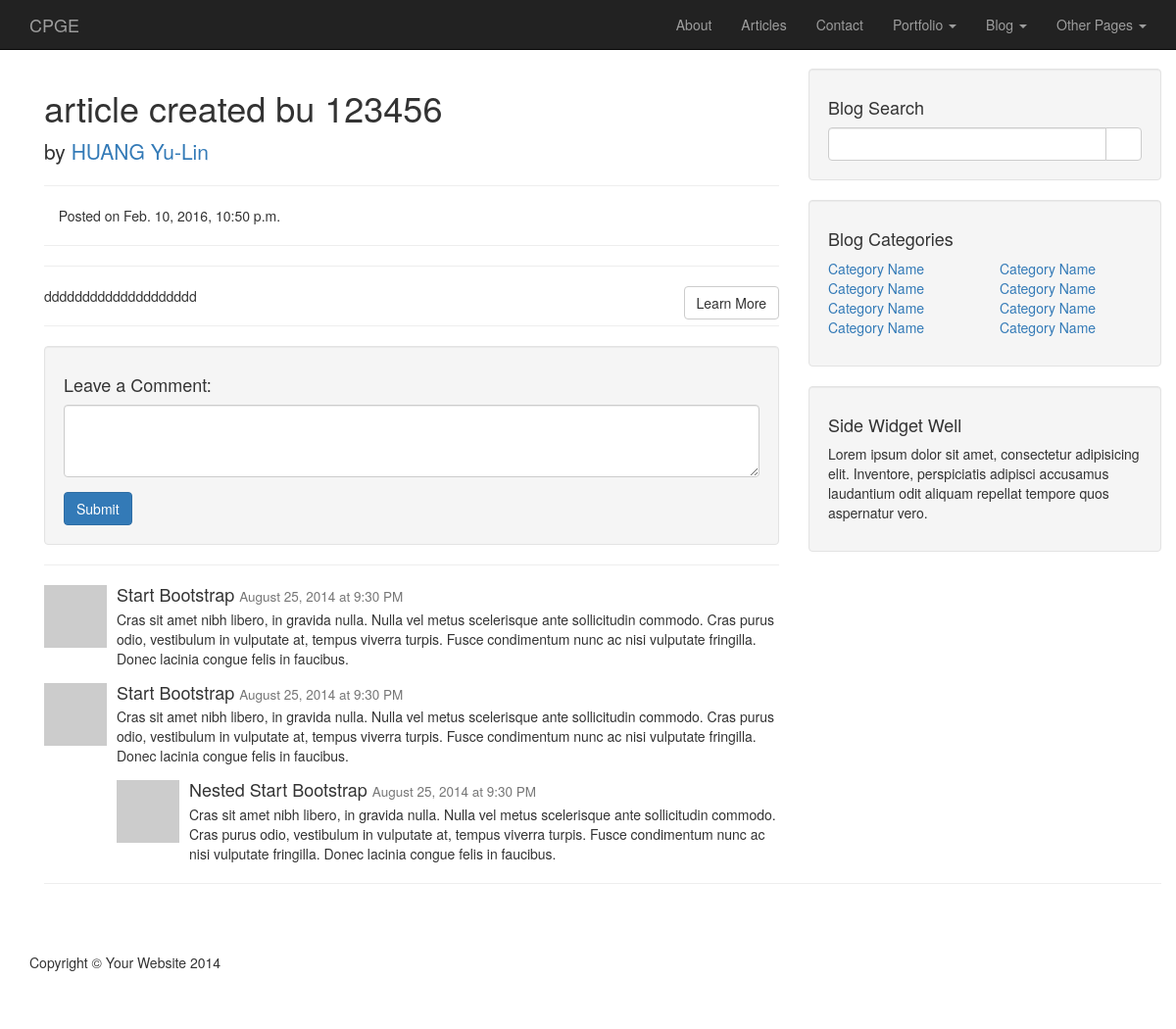
Screenshot of /article/2/ with the database file from the repository.
### reco/models.py (models this page shows, shortened)
class Article(models.Model):
    title = models.CharField(max_length=128)
    author = models.ForeignKey(UserProfile)
    content = models.TextField(null=True)
    date = models.DateTimeField(auto_now_add=True, auto_now=False)

class UserProfile(models.Model):
    user = models.OneToOneField(User)
    blog = models.URLField(blank=True)
    name = models.CharField(max_length = 128, blank = True)

### cpge_tw/views.py (the view)
# urls.py: url(r'^article/(?P<articleID>[0-9]*)/$',views.article, name='article'),
def article(request,articleID):
    article_dict = {}
    try:
        article = Article.objects.get(id=articleID)
        article_dict['article'] = article
    except Article.DoesNotExist:
        pass
    return render(request, 'cpge_tw/article.html', article_dict)

### templates/cpge_tw/article.html (shortened to what this page needs)
{% extends 'article-base.html' %}
{% block article_content %}
    <h1>{{article.title}}</h1>
    <p class="lead">
        by <a href="#">{{article.author.name}}</a>
    </p>
    <hr>
    <p><span class="glyphicon glyphicon-time"></span> Posted on {{article.date}}</p>
    <hr>
    <hr>
    <div>
    	{{article.content|safe}}
    </div>
    <hr>
    <div class="well">
        <h4>Leave a Comment:</h4>
        <form role="form">
            <div class="form-group">
                <textarea class="form-control" rows="3"></textarea>
            </div>
            <button type="submit" class="btn btn-primary">Submit</button>
        </form>
    </div>
    <hr>
    <div class="media">
        <a class="pull-left" href="#">
            <img class="media-object" src="http://placehold.it/64x64" alt="">
        </a>
        <div class="media-body">
            <h4 class="media-heading">Start Bootstrap
                <small>August 25, 2014 at 9:30 PM</small>
            </h4>
            Cras sit amet nibh libero, in gravida nulla. Nulla vel metus scelerisque ante sollicitudin commodo. Cras purus odio, vestibulum in vulputate at, tempus viverra turpis. Fusce condimentum nunc ac nisi vulputate fringilla. Donec lacinia congue felis in faucibus.
        </div>
    </div>
    <div class="media">
        <a class="pull-left" href="#">
            <img class="media-object" src="http://placehold.it/64x64" alt="">
        </a>
        <div class="media-body">
            <h4 class="media-heading">Start Bootstrap
                <small>August 25, 2014 at 9:30 PM</small>
            </h4>
            Cras sit amet nibh libero, in gravida nulla. Nulla vel metus scelerisque ante sollicitudin commodo. Cras purus odio, vestibulum in vulputate at, tempus viverra turpis. Fusce condimentum nunc ac nisi vulputate fringilla. Donec lacinia congue felis in faucibus.
            <div class="media">
                <a class="pull-left" href="#">
                    <img class="media-object" src="http://placehold.it/64x64" alt="">
                </a>
                <div class="media-body">
                    <h4 class="media-heading">Nested Start Bootstrap
                        <small>August 25, 2014 at 9:30 PM</small>
                    </h4>
                    Cras sit amet nibh libero, in gravida nulla. Nulla vel metus scelerisque ante sollicitudin commodo. Cras purus odio, vestibulum in vulputate at, tempus viverra turpis. Fusce condimentum nunc ac nisi vulputate fringilla. Donec lacinia congue felis in faucibus.
                </div>
            </div>
        </div>
    </div>
{% endblock %}

### static/css/modern-business.css (style rules this page uses)
html, body { height: 100%; }
body { padding-top: 50px; }

### static/css/blog-post.css (style rules this page uses)
body { padding-top: 70px; }

### rows the page displays
Article: title "article created bu 123456", author.name "HUANG Yu-Lin", date "Feb. 10, 2016, 10:50 p.m.", content "dddddddddddddddddddd Learn More"
